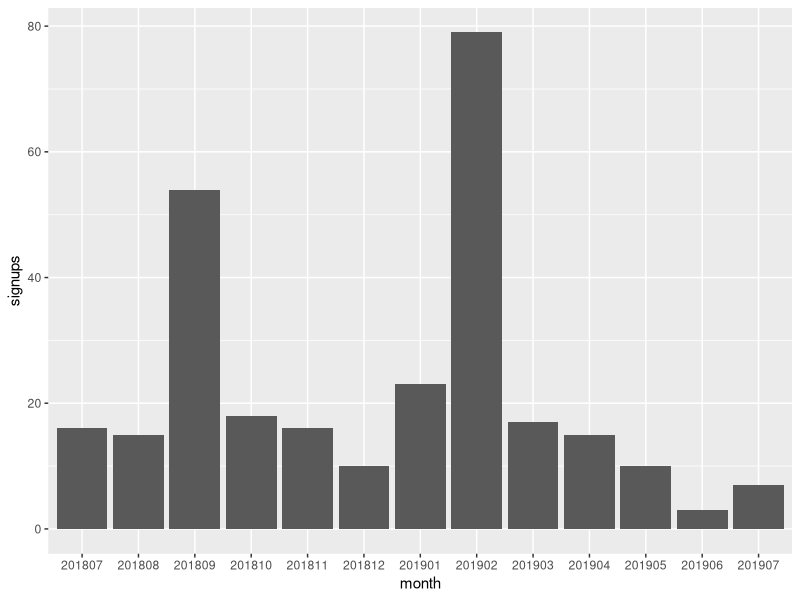

This figure's R source:
library(tidyverse)

signups <- read_csv('project/signups_by_month.csv',
                    col_types = 'cic'
                    )
ggplot(data = signups) +
  geom_col(aes(month, signups))
